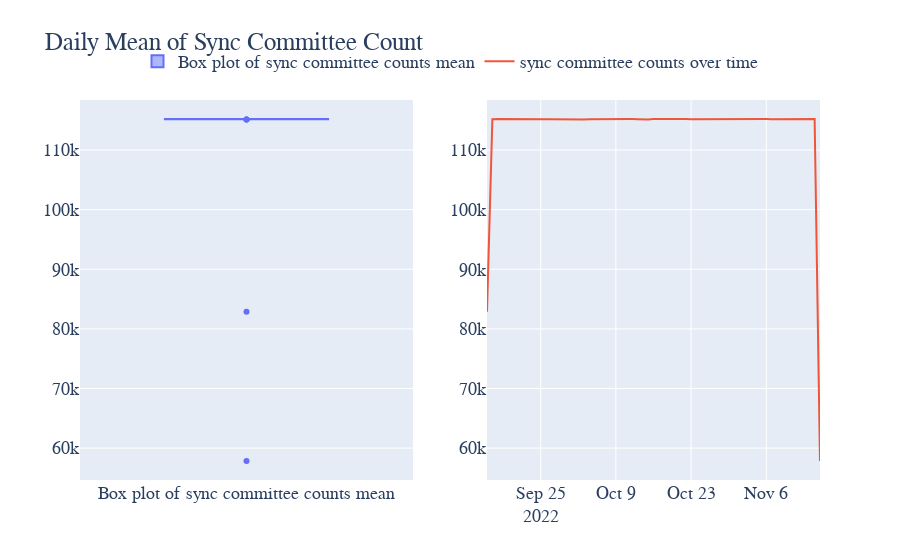

The cell this chart's notebook holds for it:
### Code cell
import pandas as pd
import plotly.graph_objects as go
from plotly.subplots import make_subplots

# Sample data, replace with your actual data
df = reward.copy()

# Calculate the mean of proposer_count by Date
proposer_sum = df.groupby('Date')['sync_count'].sum().reset_index()

# Create a subplot layout: 2 rows and 1 column
fig = make_subplots(rows=1, cols=2, shared_xaxes=True, vertical_spacing=0.1)

# Add box plot to the top
fig.add_trace(go.Box(y=proposer_sum['sync_count'], name='Box plot of sync committee counts mean'), row=1, col=1)

# Add time series plot to the bottom
fig.add_trace(go.Scatter(x=proposer_sum['Date'], y=proposer_sum['sync_count'], mode='lines', name='sync committee counts over time'), row=1, col=2)

# Set the font to 'Courier New', title for the figure, and adjust legend position
fig.update_layout(
    font=dict(
        family="Courier New, monospace",
        size=18,
    ),
    title='Daily Mean of Sync Committee Count',
    legend=dict(
        x=0.5,
        y=1.15,
        orientation="h",
        xanchor="center"
    )
)

fig.show()

### Figure 1 — Plotly figure (JSON) as saved in the notebook; plotly's stock layout.template omitted (floating-point values rounded to 4 significant figures)
{"data": [{"name": "Box plot of sync committee counts mean", "type": "box", "xaxis": "x", "y": [82864, 115167, 115188, 115172, 115179, 115162, 115175, 115181, 115164, 115189, 115184, 115173, 115173, 115151, 115182, 115172, 115184, 115170, 115128, 115146, 115166, 115138, 115133, 115166, 115185, 115163, 115163, 115183, 115173, 115123, 115127, 115174, 115194, 115180, 115172, 115159, 115188, 115177, 115171, 115179, 115193, 115182, 115148, 115155, 115170, 115139, 115155, 115174, 115168, 115173, 115160, 115187, 115174, 115164, 115157, 115185, 115175, 115174, 115184, 115188, 115189, 115177, 57843], "yaxis": "y"}, {"mode": "lines", "name": "sync committee counts over time", "type": "scatter", "x": ["2022-09-15T00:00:00", "2022-09-16T00:00:00", "2022-09-17T00:00:00", "2022-09-18T00:00:00", "2022-09-19T00:00:00", "2022-09-20T00:00:00", "2022-09-21T00:00:00", "2022-09-22T00:00:00", "2022-09-23T00:00:00", "2022-09-24T00:00:00", "2022-09-25T00:00:00", "2022-09-26T00:00:00", "2022-09-27T00:00:00", "2022-09-28T00:00:00", "2022-09-29T00:00:00", "2022-09-30T00:00:00", "2022-10-01T00:00:00", "2022-10-02T00:00:00", "2022-10-03T00:00:00", "2022-10-04T00:00:00", "2022-10-05T00:00:00", "2022-10-06T00:00:00", "2022-10-07T00:00:00", "2022-10-08T00:00:00", "2022-10-09T00:00:00", "2022-10-10T00:00:00", "2022-10-11T00:00:00", "2022-10-12T00:00:00", "2022-10-13T00:00:00", "2022-10-14T00:00:00", "2022-10-15T00:00:00", "2022-10-16T00:00:00", "2022-10-17T00:00:00", "2022-10-18T00:00:00", "2022-10-19T00:00:00", "2022-10-20T00:00:00", "2022-10-21T00:00:00", "2022-10-22T00:00:00", "2022-10-23T00:00:00", "2022-10-24T00:00:00", "2022-10-25T00:00:00", "2022-10-26T00:00:00", "2022-10-27T00:00:00", "2022-10-28T00:00:00", "2022-10-29T00:00:00", "2022-10-30T00:00:00", "2022-10-31T00:00:00", "2022-11-01T00:00:00", "2022-11-02T00:00:00", "2022-11-03T00:00:00", "2022-11-04T00:00:00", "2022-11-05T00:00:00", "2022-11-06T00:00:00", "2022-11-07T00:00:00", "2022-11-08T00:00:00", "2022-11-09T00:00:00", "2022-11-10T00:00:00", "2022-11-11T00:00:00", "2022-11-12T00:00:00", "2022-11-13T00:00:00", "2022-11-14T00:00:00", "2022-11-15T00:00:00", "2022-11-16T00:00:00"], "xaxis": "x2", "y": [82864, 115167, 115188, 115172, 115179, 115162, 115175, 115181, 115164, 115189, 115184, 115173, 115173, 115151, 115182, 115172, 115184, 115170, 115128, 115146, 115166, 115138, 115133, 115166, 115185, 115163, 115163, 115183, 115173, 115123, 115127, 115174, 115194, 115180, 115172, 115159, 115188, 115177, 115171, 115179, 115193, 115182, 115148, 115155, 115170, 115139, 115155, 115174, 115168, 115173, 115160, 115187, 115174, 115164, 115157, 115185, 115175, 115174, 115184, 115188, 115189, 115177, 57843], "yaxis": "y2"}], "layout": {"font": {"family": "Courier New, monospace", "size": 18}, "legend": {"orientation": "h", "x": 0.5, "xanchor": "center", "y": 1.15}, "title": {"text": "Daily Mean of Sync Committee Count"}, "xaxis": {"anchor": "y", "domain": [0, 0.45]}, "xaxis2": {"anchor": "y2", "domain": [0.55, 1]}, "yaxis": {"anchor": "x", "domain": [0, 1]}, "yaxis2": {"anchor": "x2", "domain": [0, 1]}}}
